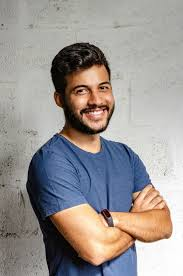
//> input picture DokerizedOpenCvcpp/images/input.jpg, 183 x 276 px
$ ./edge_detection   (built with g++ and OpenCV 4)
//> lines starting //> are read from the running program, lines starting //| are printed output that depends on the picture
#include <opencv2/opencv.hpp>
#include <iostream>

using namespace cv;
using namespace std;

void detectEdges(const std::string& inputImagePath, const std::string& outputImagePath) {
//> called with inputImagePath = "/app/images/input.jpg", outputImagePath = "/app/images/edges.jpg"

    Mat image = imread(inputImagePath, IMREAD_COLOR);
//> image is the input picture: 276 rows x 183 cols, CV_8UC3; mean B, G, R 146.6, 149.1, 154.2
    if (image.empty()) {
        cerr << "Could not open or find the image" << endl;
        return;
    }


    Mat grayImage;
    cvtColor(image, grayImage, COLOR_BGR2GRAY);
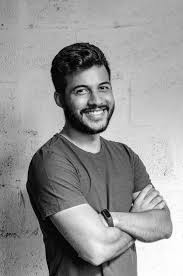
//> grayImage: 276 rows x 183 cols, CV_8UC1; min 0, max 255, mean 150.3

    Mat edges;
    Canny(grayImage, edges, 100, 200);
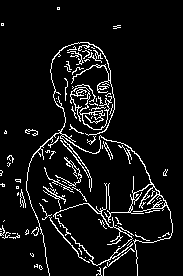
//> edges: 276 rows x 183 cols, CV_8UC1; 7.4% white in thin lines or dots

    std::cout <<"\n CANNY EDGED IMAGE HAS BEEN SAVED IN  DOCKER WORKING DIRECTORY"<<"\n";
    imwrite(outputImagePath, edges);
}

int main() {
    detectEdges("/app/images/input.jpg", "/app/images/edges.jpg");
    return 0;
}
